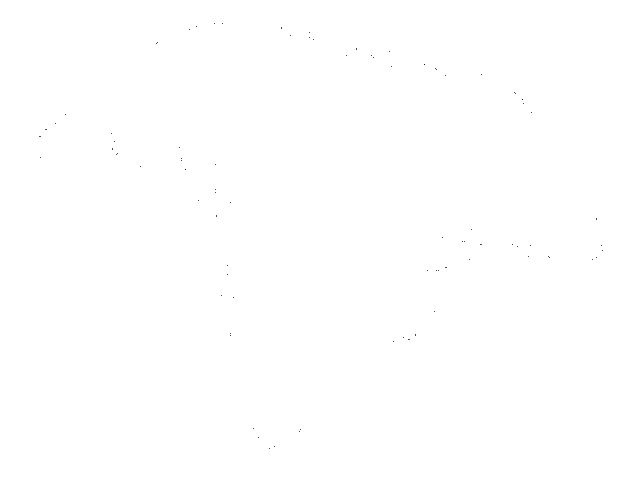
Frame 1 (no input)
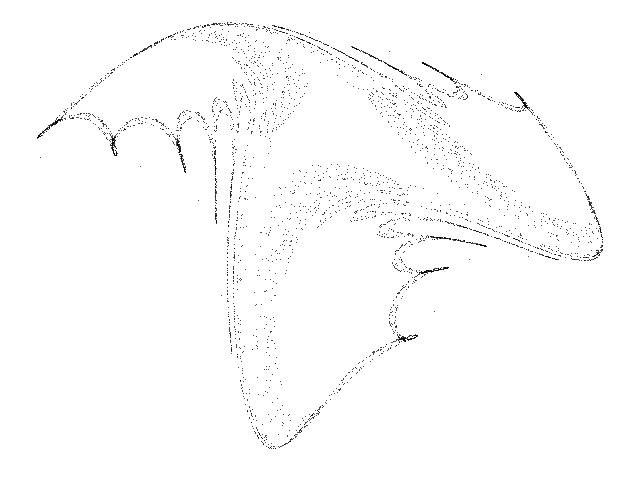
Frame 60 (the mouse pressed at the canvas centre just before this capture)
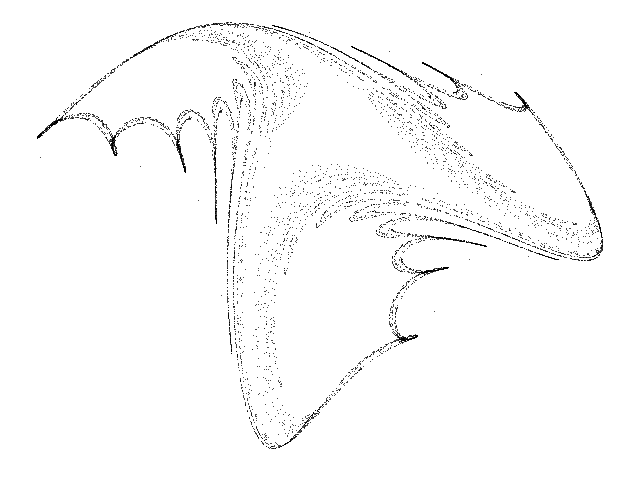
Frame 120 (the mouse held since frame 60 and released just before this capture)

The Processing sketch that drew these frames (run headless with seeded random() and noise(); from frame 60 on, the mouse is pressed at the canvas centre):

// Processing sketch: Cubic_D
// ── Cubic_D.pde
// Cubic D chaotic map //

  float x = 0.1;
  float y = 0.1;
  float a1 = -0.1;
  float a2 = -0.6;
  float a3 = 0.5;
  float a4 = 0.2;
  float a5 = -0.2;
  float a6 = -0.3;
  float a7 = -0.7;
  float a8 = -0.8;
  float a9 = -0.1;
  float a10 = -0.9;
  float a11 = -0.6;
  float a12 = -0.2;
  float a13 = 1.1;
  float a14 = 0.6;
  float a15 = 0.8;
  float a16 = -0.8;
  float a17 = -0.8;
  float a18 = 1.0;
  float a19 = 1.2;
  float a20 = -0.8;


void setup() {
  
  size(640, 480);
  background(255);
  
}

void draw() {
  
  for (int i=0; i<100; i++) {
    
    float nx = x;
    float ny = y;
    
    x = a1+a2*nx+a3*pow(nx,2.0)+a4*pow(nx,3.0)+a5*pow(nx,2.0)*ny+a6*nx*ny+a7*nx*pow(ny,2.0)+a8*ny+a9*pow(ny,2.0)+a10*pow(ny,3.0);
    y = a11+a12*nx+a13*pow(nx,2.0)+a14*pow(nx,3.0)+a15*pow(nx,2.0)*ny+a16*nx*ny+a17*nx*pow(ny,2.0)+a18*ny+a19*pow(ny,2.0)+a20*pow(ny,3.0);

    point(170 + (540 * x), 420 + (520 * y));
        
  }

}
